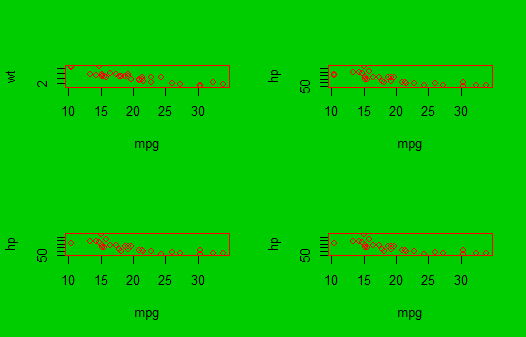

Here is the R script that generated this plot:
#Advanced Statistics 2018
#LAB5 Data Visualization Part2
#Alperen KARA
#green background colour and red dots
par(col=2,lty=2,bg=3);plot(mpg,wt)
plot(mpg,wt,col=2,bg=3)
#which command do you have to use to see two plots by row ?
par(mfrow=c(1,2)); plot(mpg,wt); plot(mpg,hp)
#Produce 4 different plot at the same time two rows two colums
par(mfrow=c(2,2));plot(mpg,wt);plot(mpg,hp);plot(mpg,hp);plot(mpg,hp)
####
par(mfrow=c(2,2)) ;
plot(x, y, main="Title A", sub="subtitle",
     xlab="X-axis label", ylab="y-axix label")
plot(x, y, main="Title B", sub="subtitle",
     xlab="X-axis label", ylab="y-axix label")
plot(x, y, main="Title C", sub="subtitle",
     xlab="X-axis label", ylab="y-axix label")
plot(x, y, main="Title D", sub="subtitle",
     xlab="X-axis label", ylab="y-axix label")

###Ex4.4
dev.off()
